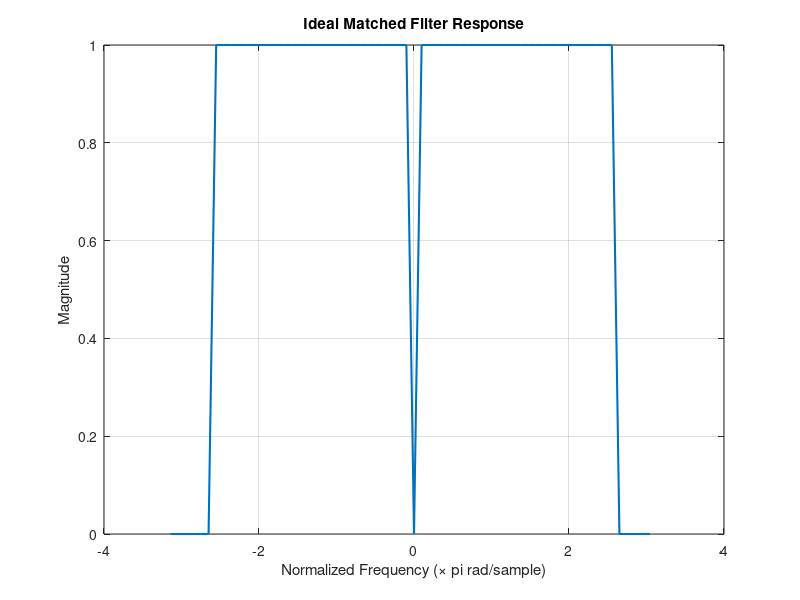

Recreate this plot in MATLAB. (Note: this script raises an error after producing the figure.)
% Number of subcarriers
N = 64;

% Frequency Axis
k = 0:(N-1);
k = k - N/2;

% Determine Ideal Matched Filter Response
% 1 at all non-zero subcarriers
Y = zeros(size(k));
Y(-26 <= k & k <= 26) = 1;
Y(k == 0) = 0;

% Plot Ideal Matched Filter Response
w = 2*pi*k/N;
figure(1)
clf;
plot(w, Y, 'LineWidth',1.5);
grid on;
title('Ideal Matched Filter Response')
xlabel('Normalized Frequency (\times pi rad/sample)')
ylabel('Magnitude');

% Determine the Range Response
fftSize = 1024;
Y = [zeros(1, fftSize/2-N/2), Y, zeros(1, fftSize/2-N/2)];
Y = ifftshift(Y);
y = ifft(Y, fftSize);
y = y/max(abs(y));
figure(2)
clf;
plot(db(y),'LineWidth',1.5);
xlabel('Sample')
ylabel('Magnitude (dB)')
title('Ideal Range Response');

% % Apply a window
% Y = ifftshift(Y);
% % win = chebwin(26,80);
% % win = [zeros(6,1); win; 0; win; zeros(5,1)];
% win = chebwin(53,80);
% win = [zeros(6,1); win; zeros(5,1)];
% win = ifftshift(win).';
% Y = Y.*win;
% Y = ifft(Y, );
% plot(db(Y))
